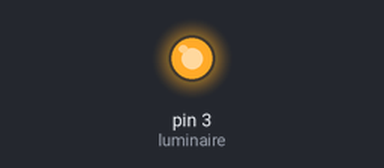
The sketch below on a simulated Arduino Uno, built with avr-gcc and run on an emulated ATmega328P. Parts: output pins drawn as LEDs (lit = HIGH).

Above: at 1.5 s.
At 4.5 s:
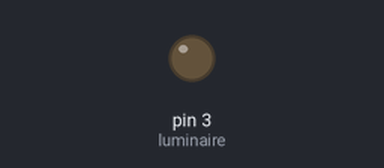
Timing chart, 0 to 7.8 s (numbered marks = the images above):
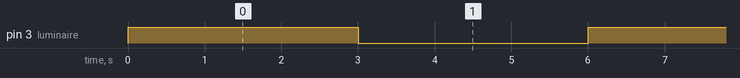

Measured:
- by itself, pin 3 (luminaire): alternates HIGH for 3.0 s and LOW for 3.0 s

The sketch:

K_calibration.ino
```cpp
const int luminaire = 3;
const int lightSensor = A0;


void setup() {
  pinMode(luminaire, OUTPUT);
  pinMode(lightSensor, INPUT);
}

void loop() {
  analogWrite(luminaire, 255);
  delay(3000);
  analogWrite(luminaire, 0);
  delay(3000);
}
```
